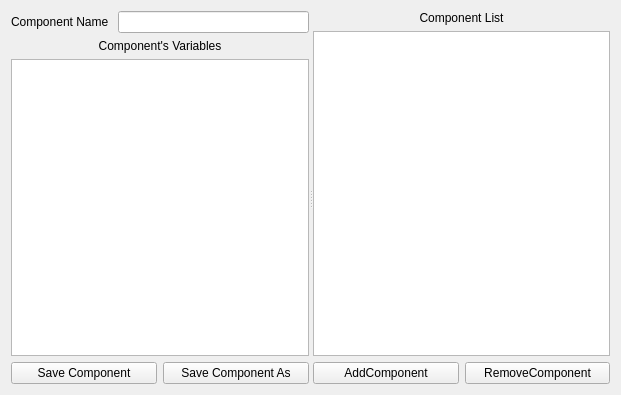
<?xml version="1.0" encoding="UTF-8"?>
<ui version="4.0">
 <class>ComponentEditor</class>
 <widget class="QWidget" name="ComponentEditor">
  <property name="geometry">
   <rect>
    <x>0</x>
    <y>0</y>
    <width>621</width>
    <height>395</height>
   </rect>
  </property>
  <property name="windowTitle">
   <string>Form</string>
  </property>
  <layout class="QHBoxLayout" name="horizontalLayout_2">
   <item>
    <widget class="QSplitter" name="splitter">
     <property name="frameShape">
      <enum>QFrame::NoFrame</enum>
     </property>
     <property name="midLineWidth">
      <number>5</number>
     </property>
     <property name="orientation">
      <enum>Qt::Horizontal</enum>
     </property>
     <widget class="QWidget" name="">
      <layout class="QVBoxLayout" name="verticalLayout">
       <item>
        <layout class="QHBoxLayout" name="horizontalLayout">
         <item>
          <widget class="QLabel" name="label">
           <property name="text">
            <string>Component Name </string>
           </property>
          </widget>
         </item>
         <item>
          <widget class="QLineEdit" name="editComponentName"/>
         </item>
        </layout>
       </item>
       <item>
        <widget class="QLabel" name="label_2">
         <property name="text">
          <string>Component's Variables</string>
         </property>
         <property name="alignment">
          <set>Qt::AlignCenter</set>
         </property>
        </widget>
       </item>
       <item>
        <widget class="QTreeView" name="treeViewComponent"/>
       </item>
       <item>
        <layout class="QHBoxLayout" name="horizontalLayout_4">
         <item>
          <widget class="QPushButton" name="pushButton">
           <property name="text">
            <string>Save Component</string>
           </property>
          </widget>
         </item>
         <item>
          <widget class="QPushButton" name="pushButton_2">
           <property name="text">
            <string>Save Component As</string>
           </property>
          </widget>
         </item>
        </layout>
       </item>
      </layout>
     </widget>
     <widget class="QWidget" name="">
      <layout class="QVBoxLayout" name="verticalLayout_2">
       <item>
        <widget class="QLabel" name="label_3">
         <property name="text">
          <string>Component List</string>
         </property>
         <property name="alignment">
          <set>Qt::AlignCenter</set>
         </property>
        </widget>
       </item>
       <item>
        <widget class="QListView" name="listViewAllComponents">
         <property name="sizePolicy">
          <sizepolicy hsizetype="MinimumExpanding" vsizetype="Expanding">
           <horstretch>0</horstretch>
           <verstretch>0</verstretch>
          </sizepolicy>
         </property>
         <property name="maximumSize">
          <size>
           <width>16777215</width>
           <height>16777215</height>
          </size>
         </property>
        </widget>
       </item>
       <item>
        <layout class="QHBoxLayout" name="horizontalLayout_6">
         <item>
          <widget class="QPushButton" name="pushButton_3">
           <property name="text">
            <string>AddComponent</string>
           </property>
          </widget>
         </item>
         <item>
          <widget class="QPushButton" name="pushButton_4">
           <property name="text">
            <string>RemoveComponent</string>
           </property>
          </widget>
         </item>
        </layout>
       </item>
      </layout>
     </widget>
    </widget>
   </item>
  </layout>
 </widget>
 <resources/>
 <connections>
  <connection>
   <sender>listViewAllComponents</sender>
   <signal>doubleClicked(QModelIndex)</signal>
   <receiver>ComponentEditor</receiver>
   <slot>ComponentEditionAsked(QModelIndex)</slot>
   <hints>
    <hint type="sourcelabel">
     <x>411</x>
     <y>106</y>
    </hint>
    <hint type="destinationlabel">
     <x>318</x>
     <y>3</y>
    </hint>
   </hints>
  </connection>
 </connections>
 <slots>
  <slot>ComponentEditionAsked(QModelIndex)</slot>
 </slots>
</ui>
